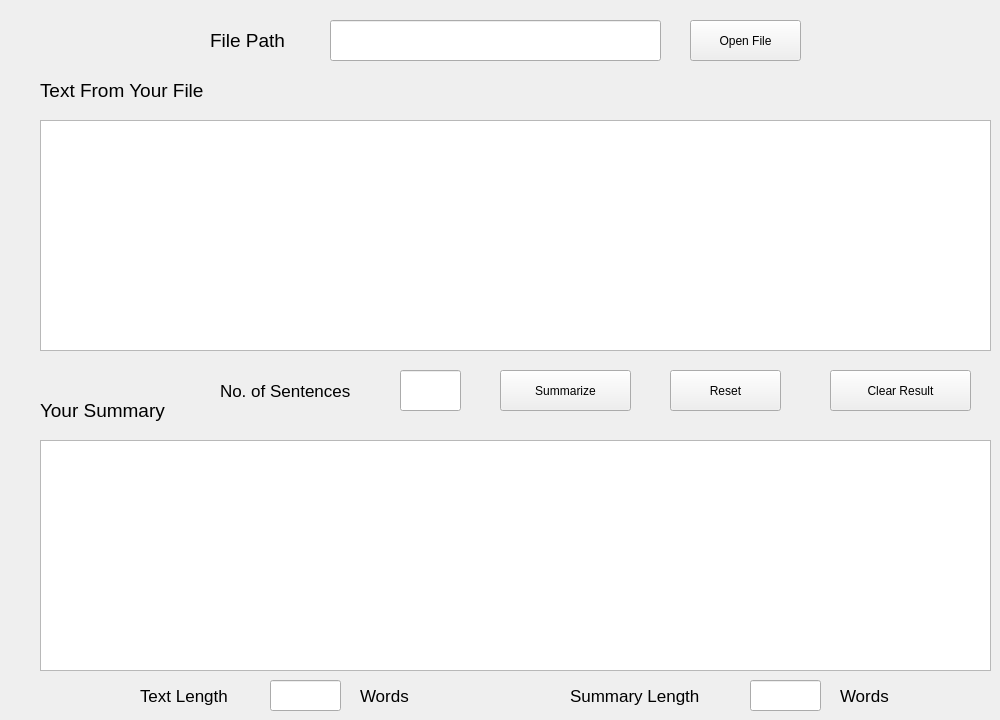
    <widget class="QWidget" name="tab_5">
     <attribute name="title">
      <string>Page</string>
     </attribute>
     <widget class="QPlainTextEdit" name="plainTextEdit_4">
      <property name="geometry">
       <rect>
        <x>40</x>
        <y>440</y>
        <width>951</width>
        <height>231</height>
       </rect>
      </property>
      <property name="font">
       <font>
        <family>Segoe UI</family>
        <pointsize>10</pointsize>
       </font>
      </property>
     </widget>
     <widget class="QPushButton" name="pushButton_11">
      <property name="geometry">
       <rect>
        <x>670</x>
        <y>370</y>
        <width>111</width>
        <height>41</height>
       </rect>
      </property>
      <property name="font">
       <font>
        <family>Segoe UI</family>
        <pointsize>9</pointsize>
       </font>
      </property>
      <property name="text">
       <string>Reset</string>
      </property>
     </widget>
     <widget class="QPushButton" name="pushButton_12">
      <property name="geometry">
       <rect>
        <x>500</x>
        <y>370</y>
        <width>131</width>
        <height>41</height>
       </rect>
      </property>
      <property name="font">
       <font>
        <family>Segoe UI</family>
        <pointsize>9</pointsize>
       </font>
      </property>
      <property name="text">
       <string>Summarize</string>
      </property>
     </widget>
     <widget class="QPushButton" name="pushButton_13">
      <property name="geometry">
       <rect>
        <x>690</x>
        <y>20</y>
        <width>111</width>
        <height>41</height>
       </rect>
      </property>
      <property name="font">
       <font>
        <family>Segoe UI</family>
        <pointsize>9</pointsize>
       </font>
      </property>
      <property name="text">
       <string>Open File</string>
      </property>
     </widget>
     <widget class="QPushButton" name="pushButton_14">
      <property name="geometry">
       <rect>
        <x>830</x>
        <y>370</y>
        <width>141</width>
        <height>41</height>
       </rect>
      </property>
      <property name="font">
       <font>
        <family>Segoe UI</family>
        <pointsize>9</pointsize>
       </font>
      </property>
      <property name="text">
       <string>Clear Result</string>
      </property>
     </widget>
     <widget class="QPlainTextEdit" name="plainTextEdit_5">
      <property name="geometry">
       <rect>
        <x>40</x>
        <y>120</y>
        <width>951</width>
        <height>231</height>
       </rect>
      </property>
      <property name="font">
       <font>
        <family>Segoe UI</family>
        <pointsize>10</pointsize>
       </font>
      </property>
     </widget>
     <widget class="QLabel" name="label_4">
      <property name="geometry">
       <rect>
        <x>40</x>
        <y>390</y>
        <width>161</width>
        <height>41</height>
       </rect>
      </property>
      <property name="font">
       <font>
        <family>Segoe UI</family>
        <pointsize>14</pointsize>
       </font>
      </property>
      <property name="text">
       <string>Your Summary</string>
      </property>
     </widget>
     <widget class="QLineEdit" name="lineEdit">
      <property name="geometry">
       <rect>
        <x>330</x>
        <y>20</y>
        <width>331</width>
        <height>41</height>
       </rect>
      </property>
     </widget>
     <widget class="QLabel" name="label_3">
      <property name="geometry">
       <rect>
        <x>210</x>
        <y>20</y>
        <width>101</width>
        <height>41</height>
       </rect>
      </property>
      <property name="font">
       <font>
        <family>Segoe UI</family>
        <pointsize>14</pointsize>
       </font>
      </property>
      <property name="text">
       <string>File Path</string>
      </property>
     </widget>
     <widget class="QLabel" name="label_5">
      <property name="geometry">
       <rect>
        <x>40</x>
        <y>70</y>
        <width>221</width>
        <height>41</height>
       </rect>
      </property>
      <property name="font">
       <font>
        <family>Segoe UI</family>
        <pointsize>14</pointsize>
       </font>
      </property>
      <property name="text">
       <string>Text From Your File</string>
      </property>
     </widget>
     <widget class="QLineEdit" name="lineEdit_7">
      <property name="geometry">
       <rect>
        <x>400</x>
        <y>370</y>
        <width>61</width>
        <height>41</height>
       </rect>
      </property>
     </widget>
     <widget class="QLabel" name="label_23">
      <property name="geometry">
       <rect>
        <x>220</x>
        <y>380</y>
        <width>171</width>
        <height>21</height>
       </rect>
      </property>
      <property name="font">
       <font>
        <family>Segoe UI</family>
        <pointsize>13</pointsize>
       </font>
      </property>
      <property name="text">
       <string>No. of Sentences</string>
      </property>
     </widget>
     <widget class="QLineEdit" name="lineEdit_8">
      <property name="geometry">
       <rect>
        <x>270</x>
        <y>680</y>
        <width>71</width>
        <height>31</height>
       </rect>
      </property>
     </widget>
     <widget class="QLineEdit" name="lineEdit_9">
      <property name="geometry">
       <rect>
        <x>750</x>
        <y>680</y>
        <width>71</width>
        <height>31</height>
       </rect>
      </property>
     </widget>
     <widget class="QLabel" name="label_24">
      <property name="geometry">
       <rect>
        <x>140</x>
        <y>680</y>
        <width>121</width>
        <height>31</height>
       </rect>
      </property>
      <property name="font">
       <font>
        <family>Segoe UI</family>
        <pointsize>13</pointsize>
       </font>
      </property>
      <property name="text">
       <string>Text Length</string>
      </property>
     </widget>
     <widget class="QLabel" name="label_25">
      <property name="geometry">
       <rect>
        <x>360</x>
        <y>680</y>
        <width>71</width>
        <height>31</height>
       </rect>
      </property>
      <property name="font">
       <font>
        <family>Segoe UI</family>
        <pointsize>13</pointsize>
       </font>
      </property>
      <property name="text">
       <string>Words</string>
      </property>
     </widget>
     <widget class="QLabel" name="label_26">
      <property name="geometry">
       <rect>
        <x>570</x>
        <y>680</y>
        <width>171</width>
        <height>31</height>
       </rect>
      </property>
      <property name="font">
       <font>
        <family>Segoe UI</family>
        <pointsize>13</pointsize>
       </font>
      </property>
      <property name="text">
       <string>Summary Length</string>
      </property>
     </widget>
     <widget class="QLabel" name="label_27">
      <property name="geometry">
       <rect>
        <x>840</x>
        <y>680</y>
        <width>71</width>
        <height>31</height>
       </rect>
      </property>
      <property name="font">
       <font>
        <family>Segoe UI</family>
        <pointsize>13</pointsize>
       </font>
      </property>
      <property name="text">
       <string>Words</string>
      </property>
     </widget>
    </widget>
